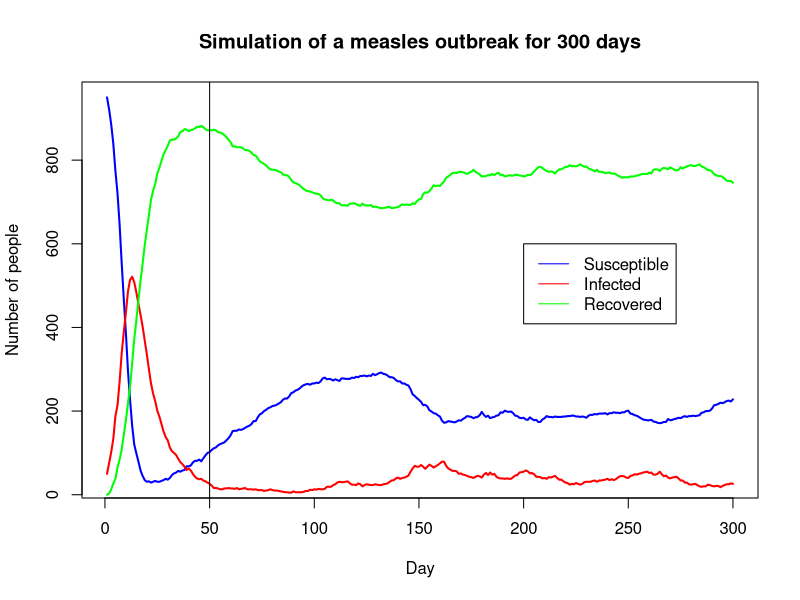
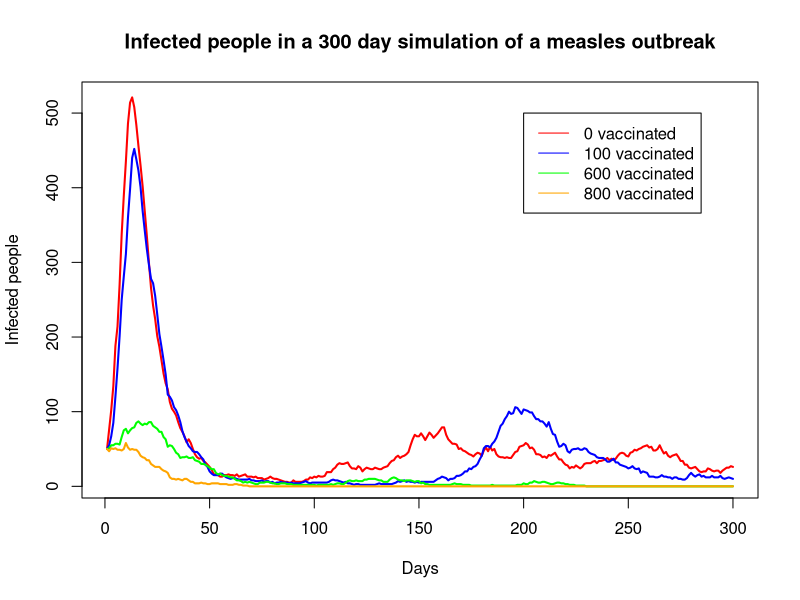
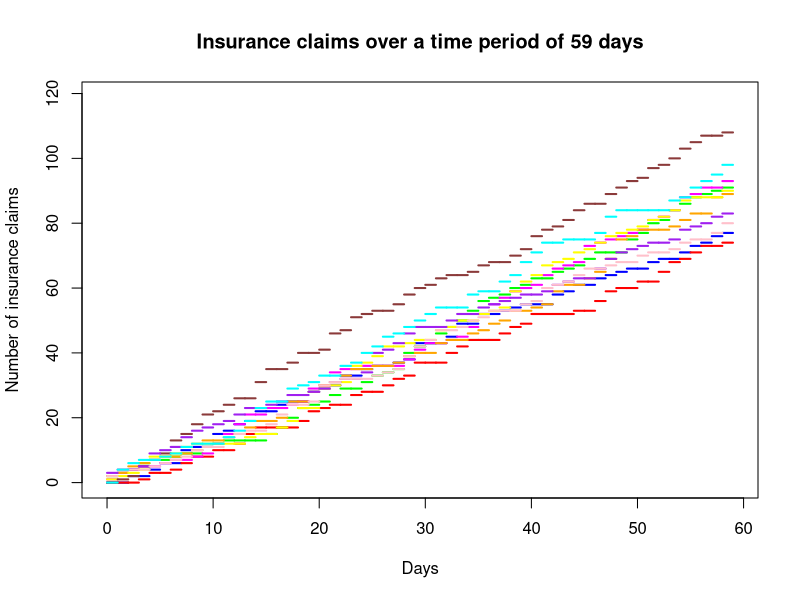
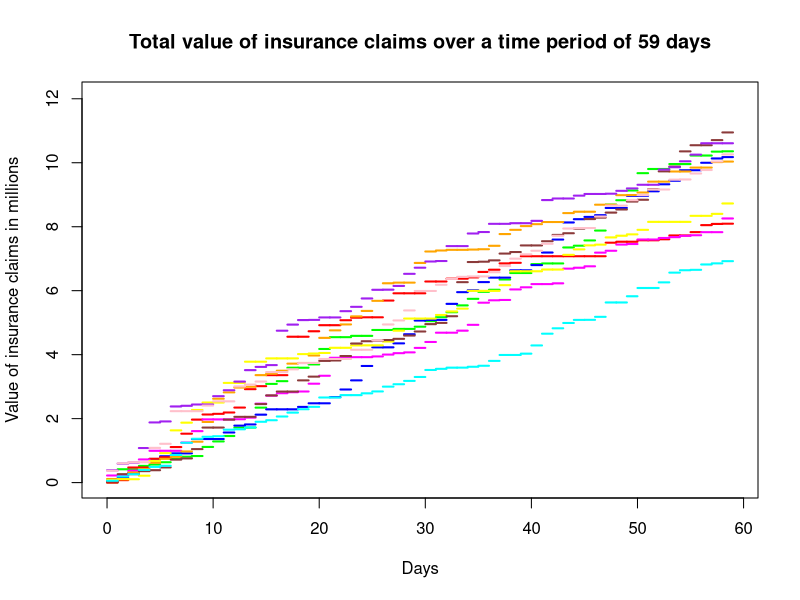

Source code (R) for these figures, in order:
#Project 1

set.seed(7) #Set a seed, our favorite number. So we get the same pseudo random numbers each run

#Problem 1

#1c)

days = 7300 #20 years in days
P = matrix(c(0.99, 0.01, 0.0, 0, 0.9, 0.1, 0.005, 0, 0.995), byrow = TRUE, nrow = 3) #transition probability matrix

#MCSimulation is a function that simulates the Markov chain in problem 1.1. 
MCSimulation <- function(){
  #Declare a vector, that holds a state in [0, 1, 2] for each day the simulation runs
  #which in this case, is 7300 days = 20 years
  SIR_state = vector("numeric", length = days) 
  SIR_state[1] = 0 #Set the first day to state 0, which is the susceptible state
  
  #Do the simulation
  for(i in 1:(days-1)){
    previousDay = SIR_state[i] #state for day i
    todayProb = P[previousDay + 1, ] #the probabilities for which state you end in
    # in day i+1 is the row SIR_state[i] in the transition
    # probability matrix. The +1 is due to indexing in
    # R matrix. 
    # Sample state of next day from the vector [0, 1, 2] with probabilities todayProb
    SIR_state[i+1] = sample(c(0, 1, 2), size = 1, prob = todayProb)
  }
  
  #A vector of the states every year in the last 10 years, is the second half
  # of the previously declared vector SIR_state
  lastTenYears <-  SIR_state[(length(SIR_state)/2):days] 
  
  #For each run of this function, we estimate the number of days per year spent in each
  #state. This is just the days in one given state, divided by all days, times 365 (1 year)
  estimateSusceptibleDays = sum(lastTenYears == 0)/length(lastTenYears) * 365
  estimateInfectedDays = sum(lastTenYears == 1)/length(lastTenYears) * 365
  estimateImmuneDays = sum(lastTenYears == 2)/length(lastTenYears) * 365
  
  #returns a vector of the days per year estimates of each state
  return (c(estimateSusceptibleDays, estimateInfectedDays, estimateImmuneDays))
  
}

#CalculateCI is a function that calculates CI for the long-run mean numbers of 
#days spent in each state every year
calculateCI <- function(){
  #Run the function MCSimulation that runs the given Markov chain for 20 years, 30 times
  #The vector estimations is a vector of vectors which stores the estimates for days per year
  #spent in each state, for all 30 runs.
  estimations <- replicate(30, MCSimulation())
  
  #Stores number of susceptible days per year for each of the 30 simulations
  susceptibleDays = estimations[1,]
  #Stores number of infected days per year for each of the 30 simulations
  infectedDays = estimations[2,]
  #Stores number of immune days per year for each of the 30 simulations
  immuneDays = estimations[3,]
  
  #nSample is numbers of samples used in calculating CI. We have one sample for 
  #each run of the MC, so nSample = 30. All the three above defined vectors
  #have the same length. 
  nSample = length(susceptibleDays)
  
  #Calculate the mean of all three samples
  meanSusceptibleDays = mean(susceptibleDays)
  meanInfectedDays = mean(infectedDays)
  meanImmuneDays = mean(immuneDays)
  
  print(meanSusceptibleDays)
  print(meanInfectedDays)
  print(meanImmuneDays)
  
  #Calculate the standard deviation of all three samples. This is the corrected
  #sample standard deviation 
  sdSusceptibleDays = sd(susceptibleDays)
  sdInfectedDays = sd(infectedDays)
  sdImmuneDays = sd(immuneDays)
  
  #Critical value in t-distribution for 29 degrees of freedom and alpha = 0.25
  #t-distribution is symmetric, so the lower and upper quantile are equal
  quantile = 2.045
  
  #Calculate lower and upper bound of each of the CI. Describtion in report
  lowerBoundS = meanSusceptibleDays-(quantile*(sdSusceptibleDays/sqrt(nSample)))
  upperBoundS = meanSusceptibleDays+(quantile*(sdSusceptibleDays/sqrt(nSample)))
  lowerBoundI = meanInfectedDays-(quantile*(sdInfectedDays/sqrt(nSample)))
  upperBoundI = meanInfectedDays+(quantile*(sdInfectedDays/sqrt(nSample)))
  lowerBoundR = meanImmuneDays-(quantile*(sdImmuneDays/sqrt(nSample)))
  upperBoundR = meanImmuneDays+(quantile*(sdImmuneDays/sqrt(nSample)))
  
  #Last, print out the CI's
  
  print("Confidence interval for mean number of days spent in susceptible state: ")
  print(c('[', lowerBoundS, upperBoundS, ']'))
  
  print("Confidence interval for mean number of days spent in infected state: ")
  print(c('[', lowerBoundI, upperBoundI, ']'))
  
  print("Confidence interval for mean number of days spent in recovered state: ")
  print(c('[', lowerBoundR, upperBoundR, ']'))
}

calculateCI()

#1e)

n = 300 #steps
N = 1000 #number of people

#The function explosiveBehaviour has two input values. This is a boolean statement
#that tells us to return the matrix Y or not. The matrix Y has 300 (= steps) columns
#and 3 rows. For each column, the first value is the number of susceptible people this day,
#the second row is number of infected people this day, and the last row is number of
#immune people this day. The second input, is the number of vaccinated individuals.
#If the input value returnY is false, the function returns a vector with 2 elements. 
#
#For each step, we can model new infected, new recovered and new susceptible people as
#a binomial distribution. We have the number of people in each state at day i, and we also
#know the probability that any of these will change state. For example, for new infected, we
#have the numbers of susceptible people at day i as numbers of trials, and beta as probability
#of success, where "success" is that a person becomes infected. We do it similarly for the other states. 
explosiveBehaviour <- function(returnY, vaccinated){
  Y <- matrix(0, 3, n) #Create 3x300 matrix of zeros
  Y[,1] = c(950, 50, 0) #Set the first columns equal to Y_0
  Y[1, 1] = Y[1, 1] - vaccinated #If any vaccinated, the number of susceptible 
  #people is vaccinated people fewer than 950
  Y[3, 1] = Y[3, 1] + vaccinated #If any vaccinated, they are also immune
  gamma = 0.10    #probability of getting recovered if an individual is infected
  alpha = 0.005   #probability of becoming susceptible if you are immune
  
  #Simulate the first 300 days of infection
  for (i in 1:(n-1)){
    S_n <- Y[1, i] #number of susceptible at day i
    I_n <- Y[2, i] #number of infected on day i
    R_n <- Y[3, i] #number of immune on day i
    beta <- 0.5 * I_n / N #Calculate the probability of becoming infected
    newInfected <- rbinom(1, S_n, beta) #new infected on day i comes from a binomial
    #distr with S_n trials and beta prob of success
    newImmune <- rbinom(1, I_n, gamma) #new immune on day i comes from a binomial distr
    #with I_n trials and prob gamma of success
    newSusceptible <- rbinom(1, (R_n-vaccinated), alpha) #new susceptible on day i 
    #comes from binomial distr with R_n - vaccinated
    #trials and prob alpha of success. The vaccinated
    #cant become susceptible again.
    infected <- I_n + newInfected - newImmune #number of infected on day i+1 is 
    #number of infected on day i + new infected - new immune
    immune <- R_n + newImmune - newSusceptible #immune on day i+1 is immune on day i
    #+ new immune - new susceptible
    susceptible <- S_n + newSusceptible - newInfected #susceptible on day i+1 is susceptible on day i
    #+ new susceptible - new infected
    
    Y[,i+1] <- c(susceptible, infected, immune) #add a column to the matrix with
    #number of people in each state at day i+1
  }
  numbersOfInfectedPerDay = Y[2, ] #Vector of 300 elements, where the i'th element is
  #number of infected people on day i
  if(returnY){
    return(Y) #returns the matrix Y
  }
  #If returnY is false, return a vector of max infected a day, and which day that was
  return ( c(max(numbersOfInfectedPerDay), which.max(numbersOfInfectedPerDay)) )
}

#Run the above function, and plot the outlook of the measles outbreak (with 0 vaccinated)
Y = explosiveBehaviour(TRUE, 0)
plot(1:n, Y[1, ], col = "blue", type = "l", lwd = 2, main = "Simulation of a measles outbreak for 300 days", 
     xlab = "Day", ylab = "Number of people")
lines(1:n, Y[2, ], col = "red", lwd = 2)
lines(1:n, Y[3, ], col = "green", lwd = 2)
abline(v = 50)
legend(x = 200, y = 600, legend=c("Susceptible", "Infected", "Recovered"), 
       col = c("blue", "red", "green"), lty = 1)

#Run the simulation of the measles outbreak 1000 times with 0 vaccinated individuals, 
#store the number of max infected people for every simulation in the vector maxValsInfected0
#and the days that this happened in dayMaXInfected0. 
maxValsInfected0 <- replicate(1000, explosiveBehaviour(FALSE, 0))
maxInfected0 = maxValsInfected0[1, ]
dayMaxInfected0 = maxValsInfected0[2, ]

#This function calculates CI's for max number of infected per day in the 300 day
#simulation and at which day this happened. The function has 2 input values. 
#Both of the input values are from the simulation with returnY=FALSE. 
calculateCI_expectedValues <- function(maxInfected, dayMaxInfected){
  #Calculate the mean of bot input parameters
  meanMaxInfected = mean(maxInfected)
  meanDay = mean(dayMaxInfected)
  
  print("E[maxI]")
  print(meanMaxInfected)
  print("E[day]")
  print(meanDay)
  
  #Calculate corrected standard deviation of both input parameters
  sdMaxInfected = sd(maxInfected)
  sdDay = sd(dayMaxInfected)
  
  #nSample = 1000 = length of one of the input parameter
  nSample = length(maxInfected)
  quantile = 2.045 #Find this in blue book
  
  #Calculate the bounds for the CI's
  lowerBoundMaxInfected = meanMaxInfected-(quantile*(sdMaxInfected/sqrt(nSample)))
  upperBoundMaxInfected = meanMaxInfected+(quantile*(sdMaxInfected/sqrt(nSample)))
  lowerBoundDay = meanDay-(quantile*(sdDay/sqrt(nSample)))
  upperBoundDay = meanDay+(quantile*(sdDay/sqrt(nSample)))
  
  
  #Print out both of the CI's
  print("Confidence interval for maxInfected: ")
  print(c('[', lowerBoundMaxInfected, upperBoundMaxInfected, ']'))
  
  print("Confidence interval for dayMaxInfected: ")
  print(c('[', lowerBoundDay, upperBoundDay, ']'))
}

#Run the simulation of the measles outbreak again, with 100, 600 and 800
#vaccinated people respectively. I then plot the number of infected people
#per day, for all three cases and the case for 0 vaccinated
Y_100 = explosiveBehaviour(TRUE, 100)
Y_600 = explosiveBehaviour(TRUE, 600)
Y_800 = explosiveBehaviour(TRUE, 800)
plot(1:n, Y[2, ], col = "red", lwd = 2, type = "l", xlab = "Days", 
     ylab = "Infected people", main = "Infected people in a 300 day simulation of a measles outbreak")
lines(1:n, Y_100[2, ], col = "blue", lwd = 2)
lines(1:n, Y_600[2, ], col = "green", lwd = 2)
lines(1:n, Y_800[2, ], col = "orange", lwd = 2)
legend(x = 200, y = 500, legend=c("0 vaccinated", "100 vaccinated", "600 vaccinated", "800 vaccinated"), 
       col = c("red", "blue", "green", "orange"), lty = 1)

#Run the simulation of the outbreak 1000 times for each of the cases where
#the number of vaccinated people is 100, 600 and 800. Store the values in a
#matrix
maxValsInfected100 <- replicate(1000, explosiveBehaviour(FALSE, 100))
maxValsInfected600 <- replicate(1000, explosiveBehaviour(FALSE, 600))
maxValsInfected800 <- replicate(1000, explosiveBehaviour(FALSE, 800))

#Split up the above matrices to get vectors that have the max number of infected
#people for each of the cases, and vectors that store the day that this happens.
maxInfected100 = maxValsInfected100[1, ]
dayMaxInfected100 = maxValsInfected100[2, ]
maxInfected600 = maxValsInfected600[1, ]
dayMaxInfected600 = maxValsInfected600[2, ]
maxInfected800 = maxValsInfected800[1, ]
dayMaxInfected800 = maxValsInfected800[2, ]

#Calculate CI's for max number of infected per day in the 300 day simulation
#and at which day this happened for the cases with 0, 100, 600 and 800 vaccinated
#people at day 1.
calculateCI_expectedValues(maxInfected0, dayMaxInfected0)
calculateCI_expectedValues(maxInfected100, dayMaxInfected100)
calculateCI_expectedValues(maxInfected600, dayMaxInfected600)
calculateCI_expectedValues(maxInfected800, dayMaxInfected800)


#Problem 2

#Setting given values
t <- 59
lambda <- 1.5
n <- 1000
gamma <- 10

#Creating lists that are used for plotting
x0 <- 0:58
x1 <- 1:59

#Creating a list of colors for plotting
colors <- c("green", "blue", "red", "magenta", "orange", "yellow", "indianred4", "purple", "pink", "cyan")

#___FUNCTIONS___

#sumize(vec)
#Takes a vector as input
#returns a vector where every entry is the sum of all entrys before in the input vector
sumize <- function(vec){
  for(i in 1:(length(vec)-1)){
    vec[i+1] <- vec[i+1] + vec[i]
  }
  return(vec)
}

#Xt(t, lambda)
#Takes an int t as length of vector and lambda as a rate in Poisson distribution
#Uses the rpois() function to generate a vector of length t, from a Poisson distribution. Then the function
#uses the sumize() function to create a cumulative poisson distributed vector and return it.
Xt <- function(t, lambda){
  vec <- rpois(t, lambda)
  return(sumize(vec))
}

#XtMatrix(t, lambda, n)
#takes an int t as length of vector, lambda as rate in Poisson distribution and n as number of vectors in
#the matrix.
#Uses the rpois() function to gnenerate a vector of length n*t from the Poisson distribution, then creates a matrix
#from this vector of n vectors of length t. This can be done this way becaouse poisson don't have a memory. For each
#of the vectors use sumize() to create cumulative poisson distributet vectors. Then return the matrix.
XtMatrix <- function(t, lambda, n){
  vec <- rpois(n*t, lambda)
  Xmatrix <- matrix(vec, t, n)
  for(i in 1:n){
    Xmatrix[, i] <- sumize(Xmatrix[, i])
  }
  return(Xmatrix)
}

#above100(t, lambda, n)
#takes an int t as length of vector, lambda as rate in Poisson distribution and n as number of vectors in
#the matrix.
#Creates n vectors with Xt() and counts how many of them that have a last entry that is larger than 100. Then
#calculates the precentage of those above 100 and returns that value.
above100 <- function(t, lambda, n){
  above <- 0
  for(i in 1:n){
    vec <- Xt(t, lambda)
    if(vec[length(vec)] > 100){
      above <- above + 1
    }
  }
  return(above/n)
}

#Zt(t, lambda, gamma)
#takes an int t as length of vector, lambda as rate in Poisson distribution and gamma as rate in exponential
#distribution.
#First it uses rpois() to generate a poisson distributed vector. Then creates a vector Z of the same
#length but with zero at every entry. For each entry Z_i it calculates sum of all entries that are returned 
#from rexp(Xt_i, gamma), then uses the sumize() function and returns the vector.
Zt <- function(t, lambda, gamma){
  x <- rpois(t, lambda)
  Z <- 1:length(x) * 0
  for(i in 1:length(Z)){
    Z[i] <- sum(rexp(x[i], gamma))
  }
  return(sumize(Z))
}

#ZtMatrix(t, lambda, gamma, n)
#Takes an int t as lenth of vector, lambda as rate of Poisson distribution, gamma as rate of Exponential
#distribution and n as number of vectors in a matrix.
#First the function makes a n*t long vector with rpois(), and make a matrix with n vectors of length t. This
#it can do because of the property that Poisson distribution has no memory. For each of the vectors in the 
#matrix the function calculates the value of claims as in Zt(). At the end the function uses sumize() on
#each vector and returns the matrix.
ZtMatrix <- function(t, lambda, gamma, n){
  vec <- rpois(n*t, lambda)
  Zmatrix <- matrix(vec, t, n)
  for(i in 1:n){
    for(j in 1:t){
      Zmatrix[j, i] <- sum(rexp(Zmatrix[j, i], gamma))
    }
    Zmatrix[, i] <- sumize(Zmatrix[, i])
  }
  return(Zmatrix)
}

#above8(t, lambda, gamma, n)
#Takes an int t as length of vector, lambda as rate of Poisson distribution, gamma as rate of Exponential
#distribution and n as number of iterations to calculate the average.
#The function creates n Zt vector and counts how many of them that have a last entry that is larger then 
#8. Then return the counter divided by n as the precentage of claims above 8 million.
above8 <- function(t, lambda, gamma, n){
  above <- 0
  for(i in 1:n){
    vec <- Zt(t, lambda, gamma)
    if(vec[length(vec)] > 8){
      above <- above +1
    }
  }
  return(above/n)
}

#plotMatrix(mat, title, xlab, ylab)
#Takes a matrix with values in y-direction to plot and three strings(title, label for x axis and label for y axis).
#The function creates a window and set parameters for size of window. Then it makes stair graphs for vectors in
#the matrix(without vertical lines).
plotMatrix <- function(mat, title, xlab, ylab){
  n = length(mat[1,])
  plot.new()
  plot.window(xlim=c(0, 59), ylim=c(0, max(mat)+(max(mat)/10)))
  axis(1)
  axis(2)
  box()
  title(main=title)
  title(xlab=xlab)
  title(ylab=ylab)
  for(i in 1:n){
    segments(x0, mat[, i], x1, mat[, i], lwd=2, col=colors[i])
  }
}


above100 <- above100(t, lambda, 10000)
print(above100)

above8 <- above8(t, lambda, gamma, 1000)
print(above8)

xMatrix <- XtMatrix(t, lambda, 10)
plotMatrix(xMatrix, "Insurance claims over a time period of 59 days", "Days", "Number of insurance claims")

zMatrix <- ZtMatrix(t, lambda, gamma, 10)
plotMatrix(zMatrix, "Total value of insurance claims over a time period of 59 days", "Days", "Value of insurance claims in millions")



#Non of the graphs in task 2 has a legend, this is because it's no point in a figure with ten graphs.